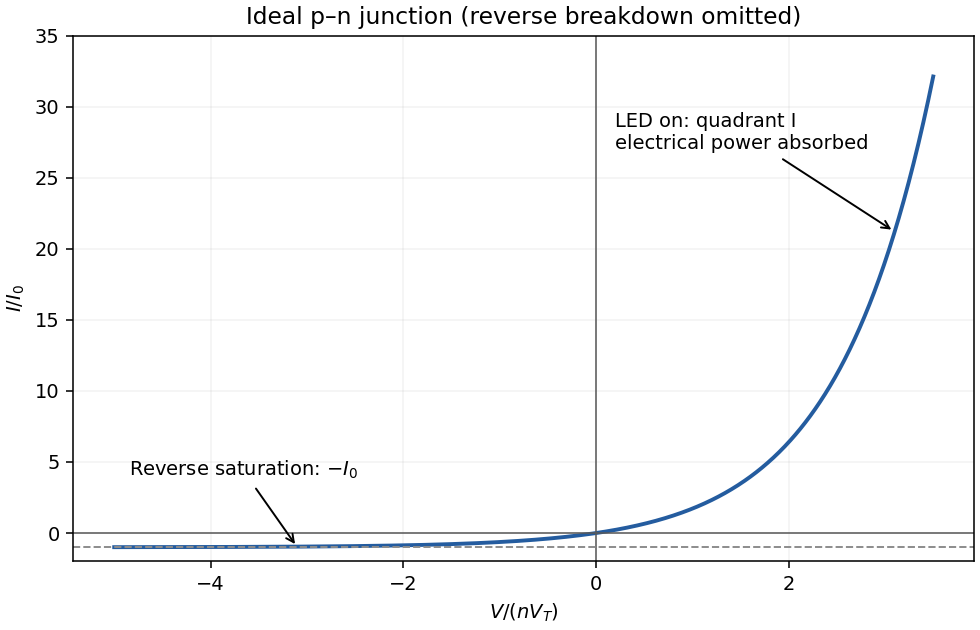

Recreate this plot in Python.
"""Ideal diode curve, deliberately scaled to show reverse saturation."""
from pathlib import Path
import numpy as np
import matplotlib.pyplot as plt
v=np.linspace(-5,3.5,1000);i=np.expm1(v)
fig,ax=plt.subplots(figsize=(7,4.5),layout='constrained')
ax.plot(v,i,color='#245c9f',lw=2);ax.axhline(0,color='.35',lw=.8);ax.axvline(0,color='.35',lw=.8)
ax.axhline(-1,color='.55',ls='--',lw=1);ax.annotate(r'Reverse saturation: $-I_0$',(-3.1,-1),(-4.85,4),fontsize=10,arrowprops={'arrowstyle':'->'})
ax.annotate('LED on: quadrant I\nelectrical power absorbed',(3.1,np.expm1(3.1)),(.2,27),arrowprops={'arrowstyle':'->'},fontsize=10)
ax.set(xlabel=r'$V/(nV_T)$',ylabel=r'$I/I_0$',ylim=(-2,35),title='Ideal p–n junction (reverse breakdown omitted)');ax.grid(alpha=.16)
fig.savefig(Path(__file__).with_suffix('.png').name,dpi=140,facecolor='white');plt.close(fig)
